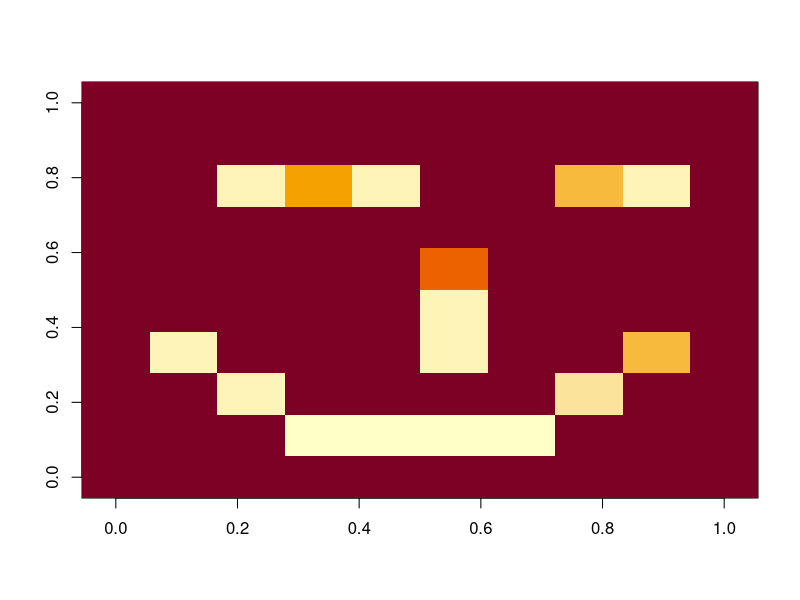
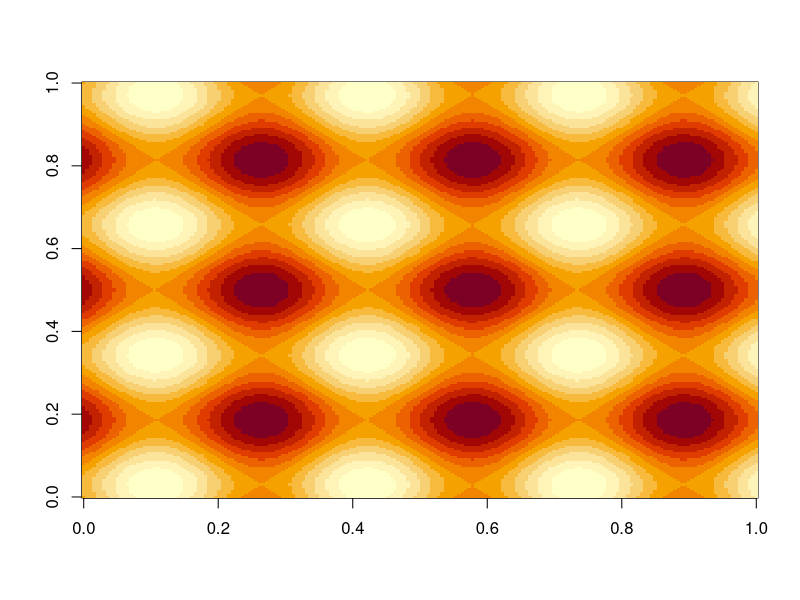
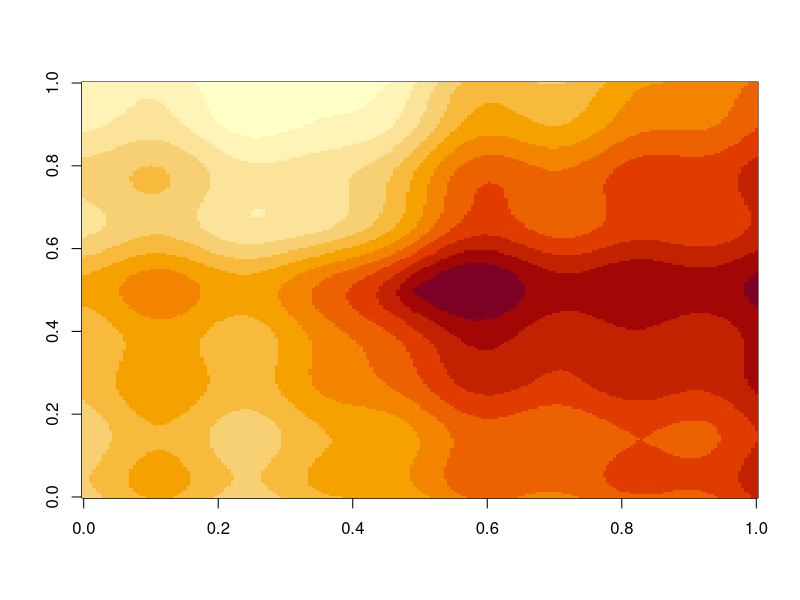

Write R code to recreate these figures, in order.
X11()

smiley <- matrix (
        c(9, 9, 9, 9, 9, 9, 9, 9, 9, 9,
          9, 9, 9, 1, 1, 1, 1, 9, 9, 9,
          9, 9, 2, 9, 9, 9, 9, 3, 9, 9,
          9, 2, 9, 9, 9, 2, 9, 9, 4, 9,
          9, 9, 9, 9, 9, 2, 9, 9, 9, 9,
          9, 9, 9, 9, 9, 6, 9, 9, 9, 9,
          9, 9, 9, 9, 9, 9, 9, 9, 9, 9,
          9, 9, 2, 5, 2, 9, 9, 4, 2, 9,
          9, 9, 9, 9, 9, 9, 9, 9, 9, 9,
          9, 9, 9, 9, 9, 9, 9, 9, 9, 9
        ),
        nrow=10
)

image(smiley)

z <- locator(1)

# ------------------------------------

m <- outer (
  
      seq(-10, 10, length.out=200),
      seq(-10, 10, length.out=200),
      function (x, y) {
         sin(x) + cos(y)
      }
)

image(m)
z <- locator(1)


x <- seq(-10, 10, length=200)
y <- seq(-10, 10, length=200)

z <- matrix (
  outer(x, y,
        function(x, y) {
          14 - 
          sqrt( (x+cos(y)/10) ^2 + (y - sin(x)/5) ^2) +
          cos((x-2)/3)*sin(x) + 
          cos((y-2)/4)*cos(y) +
        # 
          sqrt( (x+3) ^ 2 + (y/2-2) ^2)
        }
  ),
  nrow=length(x)
)

image(z)

locator(1)
